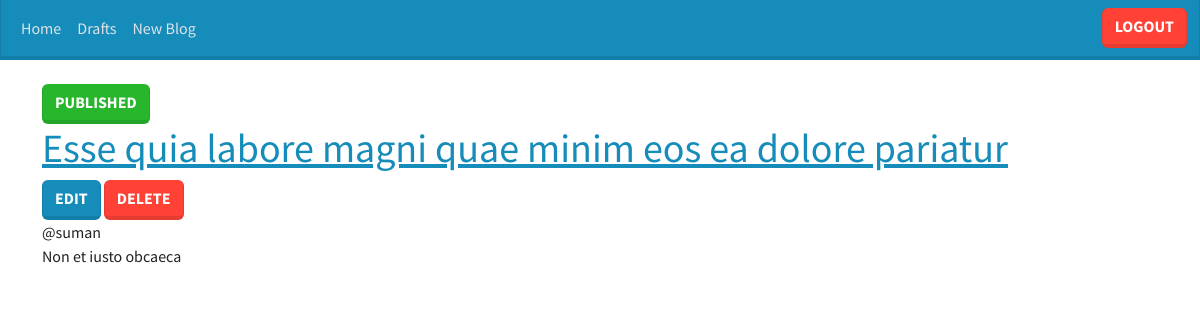
/draft-detail/23/ (signed in), run on the app's committed database.
### blog_app/models.py (models this page shows, shortened)
class Post(models.Model):
    title = models.CharField(max_length=256)
    content = models.TextField()
    author = models.ForeignKey("auth.User",on_delete=models.CASCADE)
    created_at = models.DateTimeField(auto_now_add=True)
    updated_at = models.DateTimeField(auto_now=True)
    published_at = models.DateTimeField(null=True,blank=True)

### blog_app/views.py (the view)
# urls.py: path("draft-detail/<int:pk>/", views.DraftDetailView.as_view(), name="draft-detail"),
class DraftDetailView(LoginRequiredMixin, DetailView):
    model = Post
    template_name = "draft_detail.html"
    context_object_name = "post"
    def get_queryset(self):
        queryset = Post.objects.filter(pk=self.kwargs["pk"], published_at__isnull=True)
        return queryset

### templates/draft_detail.html
{% extends "base.html" %}
{% block content %}
<div class="row">
    <div class="col">
        <div class="mt-4">
            {% if request.user.is_authenticated %}
            <div class="mt-2">
                <a href="{% url 'draft-publish' post.id %}" class="btn btn-success">Published </a>
            </div>
            {% endif %}
            <h1>
                <a href="#">{{post.title}}</a>
            </h1>
            {% if request.user.is_authenticated %}
            <div class="mt-2 my2">
                <a href="{% url 'post-update' post.pk %}" class="btn btn-primary"> Edit </a>
                <button type="button" class="btn btn-danger" data-bs-toggle="modal" data-bs-target="#deletemodal">
                    DELETE
                </button>
            </div>
            {% endif %}
            <div class="date author">@{{ post.author.username }}</div>
            <p>{{post.content|linebreaksbr }}</p>
        </div>
    </div>
</div>
{% endblock content %}

### data on the page
Post: title "Esse quia labore magni quae minim eos ea dolore pariatur", author.username "suman", content "Non et iusto obcaeca"
